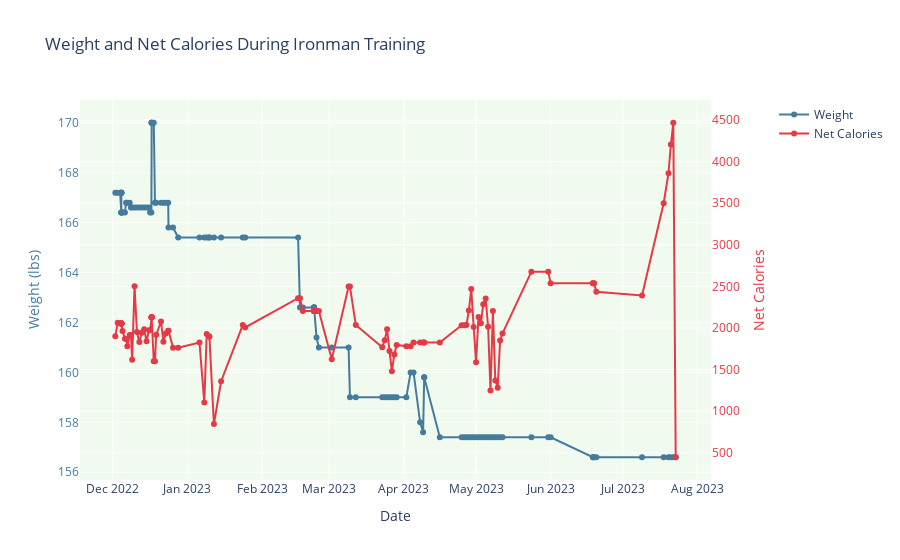
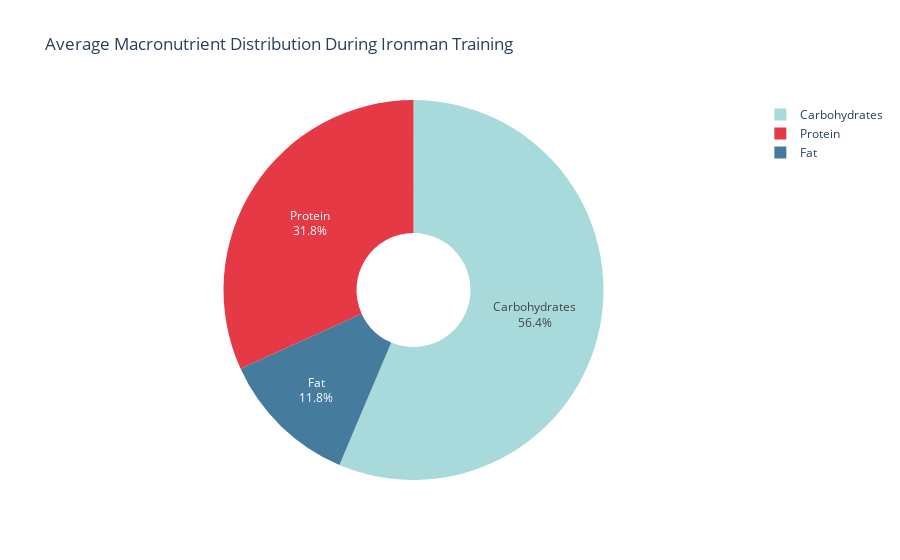

The notebook cell these images were saved under, in order:
### Code cell
import pandas as pd
import plotly.graph_objects as go
import os
import statsmodels.api as sm
from tabulate import tabulate
import datetime

# Set the file paths
myfitnesspal_path = '/Users/ngirmay/Documents/GitHub/ironman_retrospective/IronMan_2023/myfitnesspal/'
base_path = '/Users/ngirmay/Documents/GitHub/ironman_retrospective/apple_health/health_data_exported/'
body_mass_file = os.path.join(base_path, 'HKQuantityTypeIdentifierBodyMass_2024-04-99_18-30-56_SimpleHealthExportCSV.csv')

# Read the CSV files
nutrition_df = pd.read_csv(os.path.join(myfitnesspal_path, 'Nutrition-Summary-2016-03-13-to-2024-01-19.csv'))
exercise_df = pd.read_csv(os.path.join(myfitnesspal_path, 'Exercise-Summary-2016-03-13-to-2024-01-19.csv'))
body_mass_df = pd.read_csv(body_mass_file, skiprows=1)  # Skip the first row as it contains 'sep='

# Convert date columns to datetime and ensure UTC timezone
nutrition_df['Date'] = pd.to_datetime(nutrition_df['Date'], utc=True)
exercise_df['Date'] = pd.to_datetime(exercise_df['Date'], utc=True)
body_mass_df['startDate'] = pd.to_datetime(body_mass_df['startDate'], utc=True)

# Rename columns and select relevant ones for body mass data
body_mass_df = body_mass_df[['startDate', 'value']].rename(columns={'startDate': 'Date', 'value': 'Weight'})

# Group nutrition data by date and sum the values
nutrition_daily = nutrition_df.groupby('Date').agg({
    'Calories': 'sum',
    'Protein (g)': 'sum',
    'Carbohydrates (g)': 'sum',
    'Fat (g)': 'sum'
}).reset_index()

# Merge nutrition data with body mass data
combined_df = pd.merge(body_mass_df, nutrition_daily, on='Date', how='outer')

# Merge exercise data
exercise_daily = exercise_df.groupby('Date').agg({
    'Exercise Calories': 'sum',
    'Exercise Minutes': 'sum'
}).reset_index()

combined_df = pd.merge(combined_df, exercise_daily, on='Date', how='outer')

# Sort by date
combined_df = combined_df.sort_values('Date')

# Fill NaN values with forward fill method
combined_df = combined_df.ffill()

# Calculate net calories (intake - exercise)
combined_df['Net Calories'] = combined_df['Calories'] - combined_df['Exercise Calories'].fillna(0)

# Filter data for Ironman training period
start_date = '2022-12-01'
end_date = '2023-07-23'
ironman_df = combined_df[(combined_df['Date'] >= start_date) & (combined_df['Date'] <= end_date)]

# Function to save and display plotly figure
def save_and_display_plot(fig, filename):
    timestamp = datetime.datetime.now().strftime("%Y%m%d_%H%M%S")
    html_path = os.path.join('/Users/ngirmay/Documents/GitHub/ironman_retrospective/IronMan_2023/diet_and_sleep/visualizations/', f"{filename}_{timestamp}.html")
    fig.write_html(html_path)
    print(f"Plot saved as {html_path}")
    fig.show()

# 1. Weight and Net Calories Over Time
fig = go.Figure()

# Add Weight trace
fig.add_trace(go.Scatter(
    x=ironman_df['Date'],
    y=ironman_df['Weight'],
    mode='lines+markers',
    name='Weight',
    line=dict(color='#457b9d')
))

# Add Net Calories trace on secondary y-axis
fig.add_trace(go.Scatter(
    x=ironman_df['Date'],
    y=ironman_df['Net Calories'],
    mode='lines+markers',
    name='Net Calories',
    line=dict(color='#e63946'),
    yaxis='y2'
))

# Update layout
fig.update_layout(
    title="Weight and Net Calories During Ironman Training",
    xaxis=dict(title='Date'),
    yaxis=dict(
        title='Weight (lbs)',
        titlefont=dict(color='#457b9d'),
        tickfont=dict(color='#457b9d')
    ),
    yaxis2=dict(
        title='Net Calories',
        titlefont=dict(color='#e63946'),
        tickfont=dict(color='#e63946'),
        overlaying='y',
        side='right'
    ),
    legend=dict(x=1.1, y=1),
    plot_bgcolor='#f1faee'
)

save_and_display_plot(fig, 'ironman_weight_and_calories_over_time')

# 2. Macronutrient Distribution
color_mapping = {
    'Protein': '#e63946',
    'Carbohydrates': '#a8dadc',
    'Fat': '#457b9d'
}

macronutrient_data = [
    ('Protein', ironman_df['Protein (g)'].mean()),
    ('Carbohydrates', ironman_df['Carbohydrates (g)'].mean()),
    ('Fat', ironman_df['Fat (g)'].mean())
]

fig = go.Figure(data=[go.Pie(
    labels=[item[0] for item in macronutrient_data],
    values=[item[1] for item in macronutrient_data],
    marker=dict(colors=[color_mapping[item[0]] for item in macronutrient_data]),
    textinfo='label+percent',
    hole=.3
)])

fig.update_layout(
    title="Average Macronutrient Distribution During Ironman Training",
    plot_bgcolor='#f1faee'
)

save_and_display_plot(fig, 'ironman_macronutrient_distribution')

# Prepare summary statistics
summary_stats = pd.DataFrame({
    'Metric': ['Total days', 'Average daily calorie intake', 'Average daily net calories',
               'Average daily exercise calories', 'Average daily exercise minutes',
               'Starting weight', 'Ending weight', 'Total weight change',
               'Average daily protein intake', 'Average daily carbohydrate intake',
               'Average daily fat intake'],
    'Value': [
        len(ironman_df),
        f"{ironman_df['Calories'].mean():.2f}",
        f"{ironman_df['Net Calories'].mean():.2f}",
        f"{ironman_df['Exercise Calories'].mean():.2f}",
        f"{ironman_df['Exercise Minutes'].mean():.2f}",
        f"{ironman_df['Weight'].iloc[0]:.2f} lbs",
        f"{ironman_df['Weight'].iloc[-1]:.2f} lbs",
        f"{ironman_df['Weight'].iloc[-1] - ironman_df['Weight'].iloc[0]:.2f} lbs",
        f"{ironman_df['Protein (g)'].mean():.2f} g",
        f"{ironman_df['Carbohydrates (g)'].mean():.2f} g",
        f"{ironman_df['Fat (g)'].mean():.2f} g"
    ]
})

exercise_days = ironman_df['Exercise Calories'].notna().sum()
total_days = len(ironman_df)
exercise_percentage = (exercise_days / total_days) * 100

# Add the exercise percentage to the summary stats
summary_stats = pd.concat([summary_stats, pd.DataFrame({
    'Metric': ['Percentage of days with recorded exercise'],
    'Value': [f"{exercise_percentage:.2f}%"]
})], ignore_index=True)

# Save summary statistics to CSV and HTML with unique names
timestamp = datetime.datetime.now().strftime("%Y%m%d_%H%M%S")
summary_stats_csv_path = os.path.join('/Users/ngirmay/Documents/GitHub/ironman_retrospective/IronMan_2023/diet_and_sleep/stats/', f"ironman_summary_statistics_{timestamp}.csv")
summary_stats_html_path = os.path.join('/Users/ngirmay/Documents/GitHub/ironman_retrospective/IronMan_2023/diet_and_sleep/stats/', f"ironman_summary_statistics_{timestamp}.html")

summary_stats.to_csv(summary_stats_csv_path, index=False)
summary_stats.to_html(summary_stats_html_path, index=False)

print(f"Summary statistics saved as {summary_stats_csv_path} and {summary_stats_html_path}")
print("\nIronman Training Period Analysis (Dec 1, 2022 - Jul 23, 2023):")
print(tabulate(summary_stats, headers='keys', tablefmt='pretty', showindex=False))

# Calculate correlations
correlations = ironman_df[['Weight', 'Net Calories', 'Protein (g)', 'Carbohydrates (g)', 'Fat (g)', 'Exercise Calories']].corr()
correlation_table = correlations['Weight'].sort_values(ascending=False).reset_index()
correlation_table.columns = ['Variable', 'Correlation with Weight']

print("\nCorrelations with Weight:")
print(tabulate(correlation_table, headers='keys', tablefmt='pretty', showindex=False, floatfmt='.4f'))

# Statistical Analysis: Multiple Linear Regression
print("\nMultiple Linear Regression Analysis:")

# Prepare the data
X = ironman_df[['Net Calories', 'Protein (g)', 'Carbohydrates (g)', 'Fat (g)', 'Exercise Calories']]
y = ironman_df['Weight']

# Add a constant term to the independent variables
X = sm.add_constant(X)

# Fit the model
model = sm.OLS(y, X).fit()

# Prepare regression results table
regression_results = pd.DataFrame({
    'Variable': model.model.exog_names,
    'Coefficient': model.params,
    'P-value': model.pvalues,
    'Std Error': model.bse
})

# Save regression results to HTML with unique name
regression_results_html_path = os.path.join('/Users/ngirmay/Documents/GitHub/ironman_retrospective/IronMan_2023/diet_and_sleep/stats/', f"ironman_regression_results_{timestamp}.html")
regression_results.to_html(regression_results_html_path, index=False)

print("\nRegression Results:")
print(tabulate(regression_results, headers='keys', tablefmt='pretty', showindex=False, floatfmt='.4f'))

print(f"\nRegression results saved as {regression_results_html_path}")
print(f"R-squared: {model.rsquared:.4f}")
print(f"Adjusted R-squared: {model.rsquared_adj:.4f}")

print("\nInterpretation of the Multiple Linear Regression Results:")
print("1. R-squared value indicates the proportion of the variance in Weight that is predictable from the independent variables.")
print("2. Variables with p-values < 0.05 are considered statistically significant.")
print("3. Coefficients represent the change in Weight for a one-unit change in the respective variable, holding other variables constant.")
print("\nNote: This analysis assumes a linear relationship and independence of observations, which may not hold perfectly for time-series data.")

### Figure 1 — Plotly figure (JSON) as saved in the notebook; plotly's stock layout.template omitted (floating-point values rounded to 4 significant figures)
{"data": [{"line": {"color": "#457b9d"}, "mode": "lines+markers", "name": "Weight", "type": "scatter", "x": ["2022-12-02T00:00:00+00:00", "2022-12-03T00:00:00+00:00", "2022-12-04T00:00:00+00:00", "2022-12-04T12:14:54+00:00", "2022-12-04T12:15:46+00:00", "2022-12-04T12:16:12+00:00", "2022-12-04T12:16:58+00:00", "2022-12-04T12:16:58+00:00", "2022-12-04T12:16:58+00:00", "2022-12-04T12:16:58+00:00", "2022-12-04T12:17:25+00:00", "2022-12-04T12:17:34+00:00", "2022-12-05T00:00:00+00:00", "2022-12-06T00:00:00+00:00", "2022-12-06T11:12:58+00:00", "2022-12-07T00:00:00+00:00", "2022-12-08T00:00:00+00:00", "2022-12-08T12:14:50+00:00", "2022-12-09T00:00:00+00:00", "2022-12-10T00:00:00+00:00", "2022-12-11T00:00:00+00:00", "2022-12-12T00:00:00+00:00", "2022-12-13T00:00:00+00:00", "2022-12-14T00:00:00+00:00", "2022-12-15T00:00:00+00:00", "2022-12-16T00:00:00+00:00", "2022-12-16T11:10:23+00:00", "2022-12-17T00:00:00+00:00", "2022-12-17T02:47:12+00:00", "2022-12-17T02:47:12+00:00", "2022-12-17T02:47:12+00:00", "2022-12-17T02:47:12+00:00", "2022-12-18T00:00:00+00:00", "2022-12-18T11:45:17+00:00", "2022-12-19T00:00:00+00:00", "2022-12-21T00:00:00+00:00", "2022-12-22T00:00:00+00:00", "2022-12-23T00:00:00+00:00", "2022-12-24T00:00:00+00:00", "2022-12-24T02:58:35+00:00", "2022-12-26T00:00:00+00:00", "2022-12-28T03:32:00+00:00", "2023-01-06T00:00:00+00:00", "2023-01-08T00:00:00+00:00", "2023-01-09T00:00:00+00:00", "2023-01-10T00:00:00+00:00", "2023-01-10T02:50:26+00:00", "2023-01-12T00:00:00+00:00", "2023-01-15T00:00:00+00:00", "2023-01-24T00:00:00+00:00", "2023-01-25T00:00:00+00:00", "2023-02-16T00:00:00+00:00", "2023-02-16T18:49:42+00:00", "2023-02-18T00:00:00+00:00", "2023-02-22T15:26:08+00:00", "2023-02-22T15:26:08+00:00", "2023-02-22T15:26:08+00:00", "2023-02-22T15:26:08+00:00", "2023-02-22T15:26:08+00:00", "2023-02-23T15:51:51+00:00", "2023-02-24T15:08:21+00:00", "2023-03-02T00:00:00+00:00", "2023-03-09T00:00:00+00:00", "2023-03-09T13:21:58+00:00", "2023-03-12T00:00:00+00:00", "2023-03-23T00:00:00+00:00", "2023-03-24T00:00:00+00:00", "2023-03-25T00:00:00+00:00", "2023-03-26T00:00:00+00:00", "2023-03-27T00:00:00+00:00", "2023-03-28T00:00:00+00:00", "2023-03-29T00:00:00+00:00", "2023-04-02T00:00:00+00:00", "2023-04-03T18:59:11+00:00", "2023-04-05T00:00:00+00:00", "2023-04-07T17:53:34+00:00", "2023-04-08T23:38:54+00:00", "2023-04-09T10:25:38+00:00", "2023-04-09T10:25:38+00:00", "2023-04-15T22:15:13+00:00", "2023-04-25T00:00:00+00:00", "2023-04-26T00:00:00+00:00", "2023-04-27T00:00:00+00:00", "2023-04-28T00:00:00+00:00", "2023-04-29T00:00:00+00:00", "2023-04-30T00:00:00+00:00", "2023-05-01T00:00:00+00:00", "2023-05-02T00:00:00+00:00", "2023-05-03T00:00:00+00:00", "2023-05-04T00:00:00+00:00", "2023-05-05T00:00:00+00:00", "2023-05-06T00:00:00+00:00", "2023-05-07T00:00:00+00:00", "2023-05-08T00:00:00+00:00", "2023-05-09T00:00:00+00:00", "2023-05-10T00:00:00+00:00", "2023-05-11T00:00:00+00:00", "2023-05-12T00:00:00+00:00", "2023-05-24T00:00:00+00:00", "2023-05-31T00:00:00+00:00", "2023-06-01T00:00:00+00:00", "2023-06-18T13:57:36+00:00", "2023-06-18T13:57:54+00:00", "2023-06-19T01:52:00+00:00", "2023-06-20T00:00:00+00:00", "2023-07-09T00:00:00+00:00", "2023-07-18T00:00:00+00:00", "2023-07-20T00:00:00+00:00", "2023-07-21T00:00:00+00:00", "2023-07-22T00:00:00+00:00", "2023-07-23T00:00:00+00:00"], "y": [167.2, 167.2, 167.2, 166.4, 166.4, 166.4, 167.2, 167.2, 167.2, 167.2, 167.2, 166.4, 166.4, 166.4, 166.8, 166.8, 166.8, 166.6, 166.6, 166.6, 166.6, 166.6, 166.6, 166.6, 166.6, 166.6, 166.4, 166.4, 170, 170, 170, 170, 170, 166.8, 166.8, 166.8, 166.8, 166.8, 166.8, 165.8, 165.8, 165.4, 165.4, 165.4, 165.4, 165.4, 165.4, 165.4, 165.4, 165.4, 165.4, 165.4, 162.6, 162.6, 162.6, 162.6, 162.6, 162.6, 162.6, 161.4, 161, 161, 161, 159, 159, 159, 159, 159, 159, 159, 159, 159, 159, 160, 160, 158, 157.6, 159.8, 159.8, 157.4, 157.4, 157.4, 157.4, 157.4, 157.4, 157.4, 157.4, 157.4, 157.4, 157.4, 157.4, 157.4, 157.4, 157.4, 157.4, 157.4, 157.4, 157.4, 157.4, 157.4, 157.4, 156.6, 156.6, 156.6, 156.6, 156.6, 156.6, 156.6, 156.6, 156.6, 156.6]}, {"line": {"color": "#e63946"}, "mode": "lines+markers", "name": "Net Calories", "type": "scatter", "x": ["2022-12-02T00:00:00+00:00", "2022-12-03T00:00:00+00:00", "2022-12-04T00:00:00+00:00", "2022-12-04T12:14:54+00:00", "2022-12-04T12:15:46+00:00", "2022-12-04T12:16:12+00:00", "2022-12-04T12:16:58+00:00", "2022-12-04T12:16:58+00:00", "2022-12-04T12:16:58+00:00", "2022-12-04T12:16:58+00:00", "2022-12-04T12:17:25+00:00", "2022-12-04T12:17:34+00:00", "2022-12-05T00:00:00+00:00", "2022-12-06T00:00:00+00:00", "2022-12-06T11:12:58+00:00", "2022-12-07T00:00:00+00:00", "2022-12-08T00:00:00+00:00", "2022-12-08T12:14:50+00:00", "2022-12-09T00:00:00+00:00", "2022-12-10T00:00:00+00:00", "2022-12-11T00:00:00+00:00", "2022-12-12T00:00:00+00:00", "2022-12-13T00:00:00+00:00", "2022-12-14T00:00:00+00:00", "2022-12-15T00:00:00+00:00", "2022-12-16T00:00:00+00:00", "2022-12-16T11:10:23+00:00", "2022-12-17T00:00:00+00:00", "2022-12-17T02:47:12+00:00", "2022-12-17T02:47:12+00:00", "2022-12-17T02:47:12+00:00", "2022-12-17T02:47:12+00:00", "2022-12-18T00:00:00+00:00", "2022-12-18T11:45:17+00:00", "2022-12-19T00:00:00+00:00", "2022-12-21T00:00:00+00:00", "2022-12-22T00:00:00+00:00", "2022-12-23T00:00:00+00:00", "2022-12-24T00:00:00+00:00", "2022-12-24T02:58:35+00:00", "2022-12-26T00:00:00+00:00", "2022-12-28T03:32:00+00:00", "2023-01-06T00:00:00+00:00", "2023-01-08T00:00:00+00:00", "2023-01-09T00:00:00+00:00", "2023-01-10T00:00:00+00:00", "2023-01-10T02:50:26+00:00", "2023-01-12T00:00:00+00:00", "2023-01-15T00:00:00+00:00", "2023-01-24T00:00:00+00:00", "2023-01-25T00:00:00+00:00", "2023-02-16T00:00:00+00:00", "2023-02-16T18:49:42+00:00", "2023-02-18T00:00:00+00:00", "2023-02-22T15:26:08+00:00", "2023-02-22T15:26:08+00:00", "2023-02-22T15:26:08+00:00", "2023-02-22T15:26:08+00:00", "2023-02-22T15:26:08+00:00", "2023-02-23T15:51:51+00:00", "2023-02-24T15:08:21+00:00", "2023-03-02T00:00:00+00:00", "2023-03-09T00:00:00+00:00", "2023-03-09T13:21:58+00:00", "2023-03-12T00:00:00+00:00", "2023-03-23T00:00:00+00:00", "2023-03-24T00:00:00+00:00", "2023-03-25T00:00:00+00:00", "2023-03-26T00:00:00+00:00", "2023-03-27T00:00:00+00:00", "2023-03-28T00:00:00+00:00", "2023-03-29T00:00:00+00:00", "2023-04-02T00:00:00+00:00", "2023-04-03T18:59:11+00:00", "2023-04-05T00:00:00+00:00", "2023-04-07T17:53:34+00:00", "2023-04-08T23:38:54+00:00", "2023-04-09T10:25:38+00:00", "2023-04-09T10:25:38+00:00", "2023-04-15T22:15:13+00:00", "2023-04-25T00:00:00+00:00", "2023-04-26T00:00:00+00:00", "2023-04-27T00:00:00+00:00", "2023-04-28T00:00:00+00:00", "2023-04-29T00:00:00+00:00", "2023-04-30T00:00:00+00:00", "2023-05-01T00:00:00+00:00", "2023-05-02T00:00:00+00:00", "2023-05-03T00:00:00+00:00", "2023-05-04T00:00:00+00:00", "2023-05-05T00:00:00+00:00", "2023-05-06T00:00:00+00:00", "2023-05-07T00:00:00+00:00", "2023-05-08T00:00:00+00:00", "2023-05-09T00:00:00+00:00", "2023-05-10T00:00:00+00:00", "2023-05-11T00:00:00+00:00", "2023-05-12T00:00:00+00:00", "2023-05-24T00:00:00+00:00", "2023-05-31T00:00:00+00:00", "2023-06-01T00:00:00+00:00", "2023-06-18T13:57:36+00:00", "2023-06-18T13:57:54+00:00", "2023-06-19T01:52:00+00:00", "2023-06-20T00:00:00+00:00", "2023-07-09T00:00:00+00:00", "2023-07-18T00:00:00+00:00", "2023-07-20T00:00:00+00:00", "2023-07-21T00:00:00+00:00", "2023-07-22T00:00:00+00:00", "2023-07-23T00:00:00+00:00"], "y": [1901.0, 2064.0, 2055.0, 2055.0, 2055.0, 2055.0, 2055.0, 2055.0, 2055.0, 2055.0, 2055.0, 2055.0, 1964.0, 1871.0, 1871.0, 1779, 1914.0, 1914.0, 1617.0, 2502, 1951.0, 1831.0, 1941.0, 1984, 1839.0, 1974.0, 1974.0, 2129.0, 2129.0, 2129.0, 2129.0, 2129.0, 1600, 1600, 1918.0, 2078.0, 1835.0, 1935.0, 1966.0, 1966.0, 1762, 1762, 1824, 1105, 1928, 1898, 1898, 845, 1360, 2035.0, 2007, 2359.0, 2359.0, 2205.0, 2205.0, 2205.0, 2205.0, 2205.0, 2205.0, 2205.0, 2205.0, 1625, 2498, 2498, 2035.0, 1768, 1853, 1985.0, 1724.0, 1479.0, 1680.0, 1796.0, 1781.0, 1781.0, 1825.0, 1825.0, 1825.0, 1825.0, 1825.0, 1825.0, 2034.0, 2034.0, 2035.0, 2210.0, 2470.0, 2012.0, 1587.0, 2132.0, 2057.0, 2284.0, 2355.0, 2015.0, 1248.0, 2205.0, 1368.0, 1282.0, 1849.0, 1935.0, 2678.0, 2678.0, 2538.0, 2538.0, 2538.0, 2538.0, 2434.0, 2392, 3500.0, 3862.0, 4207.0, 4469.0, 445], "yaxis": "y2"}], "layout": {"legend": {"x": 1.1, "y": 1}, "plot_bgcolor": "#f1faee", "title": {"text": "Weight and Net Calories During Ironman Training"}, "xaxis": {"title": {"text": "Date"}}, "yaxis": {"tickfont": {"color": "#457b9d"}, "title": {"font": {"color": "#457b9d"}, "text": "Weight (lbs)"}}, "yaxis2": {"overlaying": "y", "side": "right", "tickfont": {"color": "#e63946"}, "title": {"font": {"color": "#e63946"}, "text": "Net Calories"}}}}

### Figure 2 — Plotly figure (JSON) as saved in the notebook; plotly's stock layout.template omitted (floating-point values rounded to 4 significant figures)
{"data": [{"hole": 0.3, "labels": ["Protein", "Carbohydrates", "Fat"], "marker": {"colors": ["#e63946", "#a8dadc", "#457b9d"]}, "textinfo": "label+percent", "type": "pie", "values": [152.2, 269.7, 56.55]}], "layout": {"plot_bgcolor": "#f1faee", "title": {"text": "Average Macronutrient Distribution During Ironman Training"}}}
